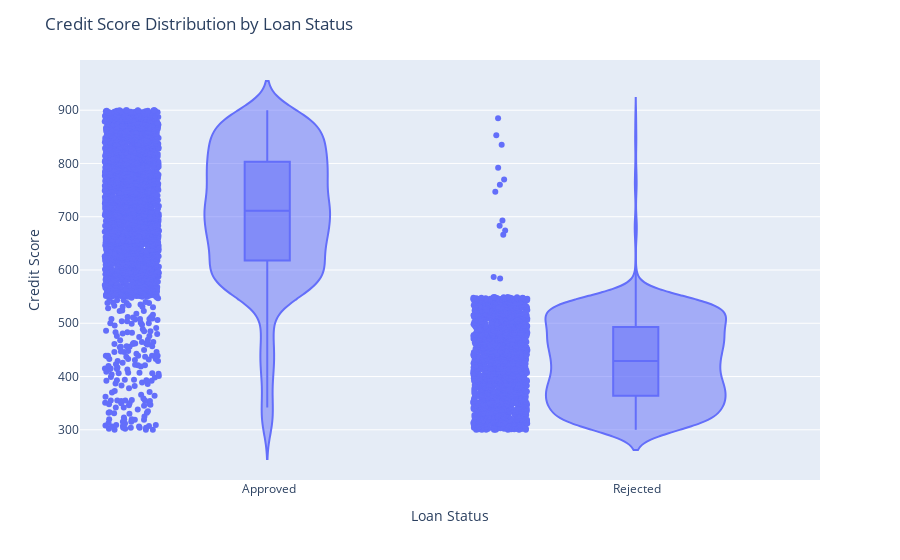

This figure's notebook cell:
### Code cell
import plotly.express as px

# Assuming you have your dataset loaded into a DataFrame named df

# Create the violin plot
fig = px.violin(data, x='loan_status', y='cibil_score', box=True, points="all")

# Customize the plot layout and appearance (optional)
fig.update_layout(
    title="Credit Score Distribution by Loan Status",
    xaxis_title="Loan Status",
    yaxis_title="Credit Score",
)

# Show the interactive plot

fig.show()

### Figure 1 — Plotly figure (JSON) as saved in the notebook; plotly's stock layout.template omitted (floating-point values rounded to 4 significant figures; data arrays with more than 128 entries replaced by an {"elided": "..."} marker saying what was removed)
{"data": [{"alignmentgroup": "True", "box": {"visible": true}, "hovertemplate": "loan_status=%{x}<br>cibil_score=%{y}<extra></extra>", "legendgroup": "", "marker": {"color": "#636efa"}, "name": "", "offsetgroup": "", "orientation": "v", "points": "all", "scalegroup": "True", "showlegend": false, "type": "violin", "x": {"elided": "4269 str values"}, "x0": " ", "xaxis": "x", "y": {"elided": "4269 int values"}, "y0": " ", "yaxis": "y"}], "layout": {"legend": {"tracegroupgap": 0}, "margin": {"t": 60}, "title": {"text": "Credit Score Distribution by Loan Status"}, "violinmode": "group", "xaxis": {"anchor": "y", "domain": [0, 1], "title": {"text": "Loan Status"}}, "yaxis": {"anchor": "x", "domain": [0, 1], "title": {"text": "Credit Score"}}}}
